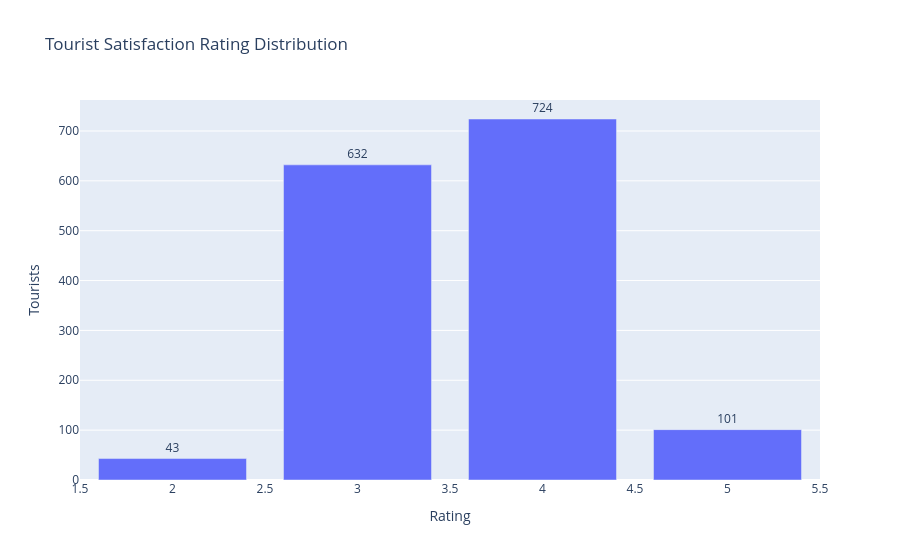

Source (notebook cell):
### Markdown cell above
## 9. Satisfaction analysis

### Code cell
rating_count = df["Satisfaction_Rating"].value_counts().sort_index().reset_index()
rating_count.columns = ["Rating", "Tourists"]
fig = px.bar(rating_count, x="Rating", y="Tourists",
             title="Tourist Satisfaction Rating Distribution", text="Tourists")
fig.update_traces(textposition="outside")
fig.show()

### Figure 1 — Plotly figure (JSON) as saved in the notebook; plotly's stock layout.template omitted (floating-point values rounded to 4 significant figures)
{"data": [{"hovertemplate": "Rating=%{x}<br>Tourists=%{text}<extra></extra>", "legendgroup": "", "marker": {"color": "#636efa", "pattern": {"shape": ""}}, "name": "", "orientation": "v", "showlegend": false, "text": [43.0, 632.0, 724.0, 101.0], "textposition": "outside", "type": "bar", "x": [2, 3, 4, 5], "xaxis": "x", "y": [43, 632, 724, 101], "yaxis": "y"}], "layout": {"barmode": "relative", "legend": {"tracegroupgap": 0}, "title": {"text": "Tourist Satisfaction Rating Distribution"}, "xaxis": {"anchor": "y", "domain": [0.0, 1.0], "title": {"text": "Rating"}}, "yaxis": {"anchor": "x", "domain": [0.0, 1.0], "title": {"text": "Tourists"}}}}
